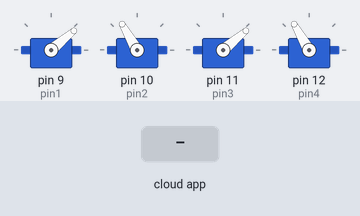
A sketch run on a simulated Arduino Uno, built with avr-gcc and run on an emulated ATmega328P. Parts: 4 × servo. The test bench sets the inputs (shaded band). The ROS host is connected and sends only what is stated.

Above: at 1.2 s.
1.3 s: the phone or cloud app sets robot_manipulator_teleop to u
At 4.0 s:
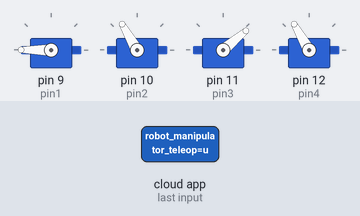
4.3 s: the phone or cloud app sets robot_manipulator_teleop to i
At 5.7 s:
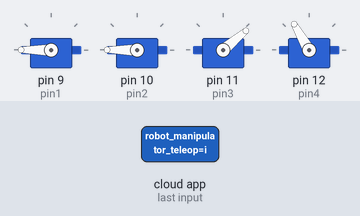
7.3 s: the phone or cloud app sets robot_manipulator_teleop to j
At 10.2 s:
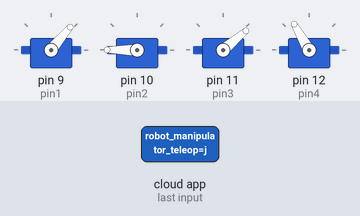
10.3 s: the phone or cloud app sets robot_manipulator_teleop to k
At 12.7 s:
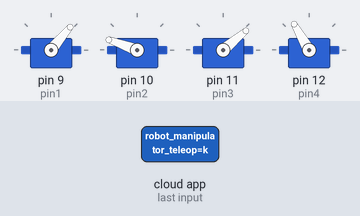
13.3 s: the phone or cloud app sets robot_manipulator_teleop to o
At 16.1 s:
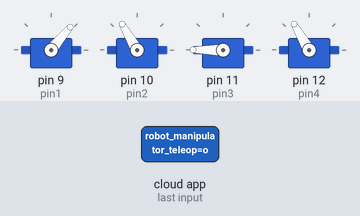
16.3 s: the phone or cloud app sets robot_manipulator_teleop to l
Timing chart, 0 to 20.3 s (numbered marks = the images above; inputs shaded):
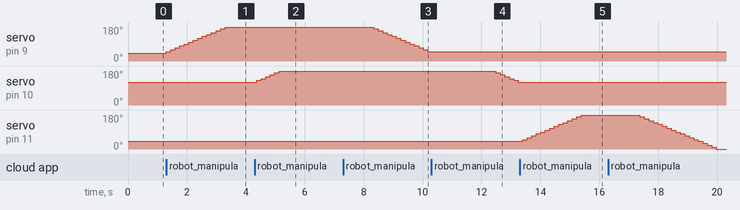

The sketch:

pruebaServoFunciona.ino
```cpp
#include <ArduinoHardware.h>
#include <ros.h>
#include <std_msgs/String.h>
#include <std_msgs/Int32.h>
#include <geometry_msgs/Twist.h>
#include <Servo.h>
#include <math.h>

Servo servo1;
Servo servo2;
Servo servo3;
Servo servo4;

int pin1 = 9;
int pin2 = 10;
int pin3 = 11;
int pin4 = 12;

int aumento=10;
int aumentoPinza = 70;

int contadorx = 40;
int contadory = 120;
int contadorz = 40;
int contadorw = 120;

int a1 = 0.081;
int a2 = 0.071;
double pos_x;
double pos_y;
double pos_z;
int costheta2;
int theta1;
int theta2;

String caso;
String caso2;

ros::NodeHandle nh;

void messageS( const std_msgs::String& msg) {
  caso2 = msg.data;

}

void messageA( const std_msgs::String& msg) {

  //  aumento= int(msg.data);

}

void messageC(const geometry_msgs::Twist& msg) {
  pos_x = msg.linear.x;
  pos_y = msg.linear.y;
  costheta2 = (1/(2*a1*a2))*((pow(pos_x,2)+pow(pos_y,2))-(pow(a1,2)+pow(a2,2)));
  theta1 = (acos((1/(pos_x*pos_x+pos_y*pos_y))*((pos_x*(a1+a2*costheta2))+(pos_y*a2*sqrt(1-(costheta2*costheta2))))))*(180/3.14);
  theta2 = (acos(1/(2*a1*a2)*((pow(pos_x,2)+pow(pos_y,2))-(pow(a1,2)+pow(a2,2)))))*(180/3.14);

}

void messageCS( const std_msgs::String& msg) {
  caso = msg.data;

}

ros::Subscriber<std_msgs::String> sub("/robot_manipulator_teleop", &messageS );
ros::Subscriber<std_msgs::String> sub2("/angulo", &messageA);
ros::Subscriber<geometry_msgs::Twist> sub3("/robot_manipulator_planner", &messageC );
ros::Subscriber<std_msgs::String> sub4("/robot_manipulator_camara", &messageCS);

geometry_msgs::Twist posicion_brazo;
ros::Publisher Pos_Bra("/turtlebot_position", &posicion_brazo);

void setup() {
  Serial.begin(57600);

  servo1.attach(pin1);
  servo2.attach(pin2);
  servo3.attach(pin3);
  servo4.attach(pin4);

  servo1.write(40);
  servo2.write(120);
  servo3.write(40);
  servo4.write(120);

  nh.initNode();
  nh.subscribe(sub);
  nh.subscribe(sub2);
  nh.subscribe(sub3);
  nh.subscribe(sub4);

  nh.initNode();
  nh.advertise(Pos_Bra);
  posicion_brazo.linear.x=0;
  posicion_brazo.linear.y=0;
  Pos_Bra.publish(&posicion_brazo);
}

void loop() {
  if(caso2 == "u") {
    for(int i=contadorx;i<=contadorx+aumento;i++){
      servo1.write(i);
    }
    contadorx=contadorx+aumento;
    posicion_brazo.linear.x=-contadorx;
    Pos_Bra.publish(&posicion_brazo);
    delay(150);
  }
  else if (caso2 == "j") {
    for(int j=contadorx;j>=contadorx-aumento;j--){
      servo1.write(j);
    }
    contadorx=contadorx-aumento;
    posicion_brazo.linear.x=-contadorx;
    Pos_Bra.publish(&posicion_brazo);
    delay(150);
  }
  else if (caso2 == "i") {
    for(int k=contadory;k<=contadory+aumento;k++){
      servo2.write(k);
    }
    contadory=contadory+aumento;
    posicion_brazo.linear.y=-contadory;
    Pos_Bra.publish(&posicion_brazo);
    delay(150);
  }
  else if (caso2 == "k") {
    for(int l=contadory;l>=contadory-aumento;l--){
      servo2.write(l);
    }
    contadory=contadory-aumento;
    posicion_brazo.linear.y=-contadory;
    Pos_Bra.publish(&posicion_brazo);
    delay(150);
  }

  else if (caso2 == "o") {
    for(int a=contadorz;a<=contadorz+aumento;a++){
      servo3.write(a);
    }
    contadorz=contadorz+aumento;
    delay(150);
  }
  else if (caso2 == "l") {
    for(int b=contadorz;b>=contadorz-aumento;b--){
      servo3.write(b);
    }
    contadorz=contadorz-aumento;
    delay(150);
  }

  else if (caso2 == "y") {
    for(int c=contadorw;c<=contadorw+aumentoPinza;c++){
      servo4.write(c);
    }
    contadorw=contadorw+aumentoPinza;
    delay(150);
  }
  else if (caso2 == "h") {
    for(int d=contadorw;d>=contadorw-aumentoPinza;d--){
      servo4.write(d);
    }
    contadorw=contadorw-aumentoPinza;
    delay(150);
  }

  if((pos_x && pos_y) > 0.0){
    servo1.write(theta2);
    servo2.write(theta2);
    delay(150);

  }
  if (caso == "izq1arr1") {
    servo1.write(20);
    servo2.write(120);
    delay(500);
    servo4.write(80);
  }
  else if (caso == "izq1arr2") {
    servo1.write(20);
    servo2.write(135);
    delay(500);
    servo4.write(80);
  }
  else if (caso == "izq1ctr") {
    servo1.write(20);
    servo2.write(140);
    delay(500);
    servo4.write(80);
  }
  else if (caso == "izq1aba2") {
    servo1.write(20);
    servo2.write(140);
    delay(500);
    servo4.write(80);
  }
  else if (caso == "izq1aba1") {
    servo1.write(20);
    servo2.write(140);
    delay(500);
    servo4.write(80);
  }
  else if (caso == "izq2arr2") {
    servo1.write(26);
    servo2.write(135);
    delay(500);
    servo4.write(80);
  }
  else if (caso == "izq2ctr") {
    servo1.write(26);
    servo2.write(140);
    delay(500);
    servo4.write(80);
  }
  else if (caso == "izq2aba2") {
    servo1.write(26);
    servo2.write(140);
    delay(500);
    servo4.write(80);
  }
  else if (caso == "izq2aba1") {
    servo1.write(26);
    servo2.write(140);
    delay(500);
    servo4.write(80);
  }

  else if (caso == "izq3arr1") {
    servo1.write(33);
    servo2.write(120);
    delay(500);
    servo4.write(80);
  }
  else if (caso == "izq3arr2") {
    servo1.write(33);
    servo2.write(135);
    delay(500);
    servo4.write(80);
  }
  else if (caso == "izq3ctr") {
    servo1.write(33);
    servo2.write(140);
    delay(500);
    servo4.write(80);
  }
  else if (caso == "izq3aba2") {
    servo1.write(33);
    servo2.write(140);
    delay(500);
    servo4.write(80);
  }
  else if (caso == "izq3aba1") {
    servo1.write(33);
    servo2.write(140);
    delay(500);
    servo4.write(80);
  }

  else if (caso == "ctrarr1") {
    servo1.write(40);
    servo2.write(120);
    delay(500);
    servo4.write(80);
  }
  else if (caso == "ctrarr2") {
    servo1.write(40);
    servo2.write(135);
    delay(500);
    servo4.write(80);
  }
  else if (caso == "ctrctr") {
    servo1.write(40);
    servo2.write(140);
    delay(500);
    servo4.write(80);
  }
  else if (caso == "ctraba2") {
    servo1.write(40);
    servo2.write(140);
    delay(500);
    servo4.write(80);
  }
  else if (caso == "ctraba1") {
    servo1.write(40);
    servo2.write(140);
    delay(500);
    servo4.write(80);
  }

  else if (caso == "der1arr1") {
    servo1.write(47);
    servo2.write(120);
    delay(500);
    servo4.write(80);
  }
  else if (caso == "der1arr2") {
    servo1.write(47);
    servo2.write(135);
    delay(500);
    servo4.write(80);
  }
  else if (caso == "der1ctr") {
    servo1.write(47);
    servo2.write(140);
    delay(500);
    servo4.write(80);
  }
  else if (caso == "der1aba2") {
    servo1.write(47);
    servo2.write(140);
    delay(500);
    servo4.write(80);
  }
  else if (caso == "der1aba1") {
    servo1.write(47);
    servo2.write(140);
    delay(500);
    servo4.write(80);
  }

  else if (caso == "der2arr1") {
    servo1.write(54);
    servo2.write(120);
    delay(500);
    servo4.write(80);
  }
  else if (caso == "der2arr2") {
    servo1.write(54);
    servo2.write(135);
    delay(500);
    servo4.write(80);
  }
  else if (caso == "der2ctr") {
    servo1.write(54);
    servo2.write(140);
    delay(500);
    servo4.write(80);
  }
  else if (caso == "der2aba2") {
    servo1.write(54);
    servo2.write(140);
    delay(500);
    servo4.write(80);
  }
  else if (caso == "der2aba1") {
    servo1.write(54);
    servo2.write(140);
    delay(500);
    servo4.write(80);
  }

  else if (caso == "der3arr1") {
    servo1.write(60);
    servo2.write(120);
    delay(500);
    servo4.write(80);
  }
  else if (caso == "der3arr2") {
    servo1.write(60);
    servo2.write(135);
    delay(500);
    servo4.write(80);
  }
  else if (caso == "der3ctr") {
    servo1.write(60);
    servo2.write(140);
    delay(500);
    servo4.write(80);
  }
  else if (caso == "der3aba2") {
    servo1.write(60);
    servo2.write(140);
    delay(500);
    servo4.write(80);
  }
  else if (caso == "der3aba1") {
    servo1.write(60);
    servo2.write(140);
    delay(500);
    servo4.write(80);
  }

  nh.spinOnce();
}
```

Measured:
- after the input at 1.3 s, servo on pin 9 (pin1): moves from 40° to 180° over 2.0 s, starting at once
- after the input at 4.3 s, servo on pin 10 (pin2): moves from 120° to 180° over 0.77 s, starting after 0.06 s
- after the input at 7.3 s, servo on pin 9 (pin1): moves from 180° to 50° over 1.8 s, starting after 1.0 s; servo on pin 10 (pin2): stays 180° (without the input it goes to 0° after 2.7 s)
- after the input at 10.3 s, servo on pin 9 (pin1): stays 50° (without the input it goes to 40° after 0.03 s); servo on pin 10 (pin2): moves from 180° to 120° over 0.77 s, starting after 2.2 s
- after the input at 13.3 s, servo on pin 10 (pin2): stays 120° (without the input it goes to 110° after 0.09 s); servo on pin 11 (pin3): moves from 40° to 180° over 2.0 s, starting after 0.09 s
